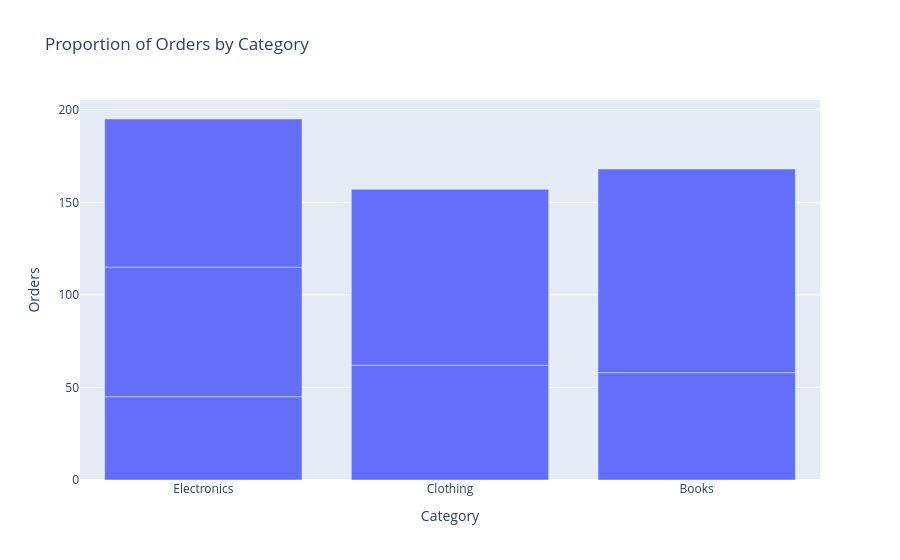

The notebook cell this image was saved under:
### Code cell
# ── Chart 3 ──────────────────────────────────────────────────────────────
# Chart type chosen: HeatMap
# Why it suits this data: To explore the trending categories in the data

# YOUR CODE HERE
px.bar(data_frame=df, x='Category', y='Orders', title='Proportion of Orders by Category')

### Figure 1 — Plotly figure (JSON) as saved in the notebook; plotly's stock layout.template omitted (floating-point values rounded to 4 significant figures)
{"data": [{"hovertemplate": "Category=%{x}<br>Orders=%{y}<extra></extra>", "legendgroup": "", "marker": {"color": "#636efa", "pattern": {"shape": ""}}, "name": "", "orientation": "v", "showlegend": false, "textposition": "auto", "type": "bar", "x": ["Electronics", "Clothing", "Books", "Electronics", "Clothing", "Books", "Electronics"], "xaxis": "x", "y": [45, 62, 58, 70, 95, 110, 80], "yaxis": "y"}], "layout": {"barmode": "relative", "legend": {"tracegroupgap": 0}, "title": {"text": "Proportion of Orders by Category"}, "xaxis": {"anchor": "y", "domain": [0, 1], "title": {"text": "Category"}}, "yaxis": {"anchor": "x", "domain": [0, 1], "title": {"text": "Orders"}}}}
